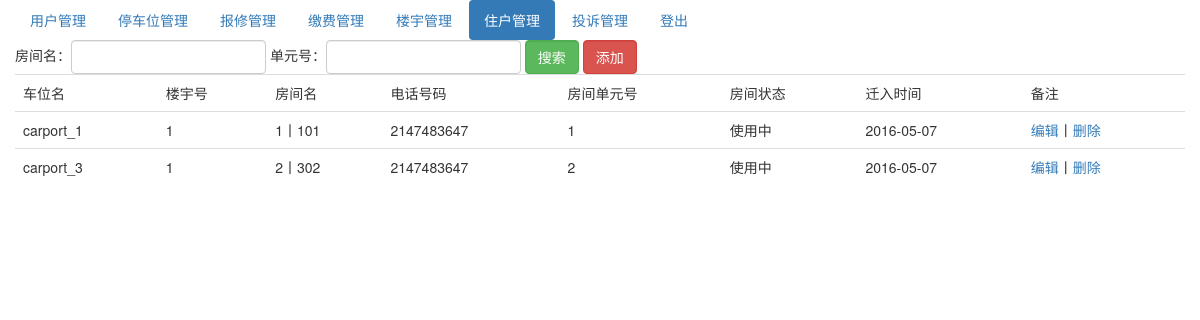
The app's page /index.php/house_admin with its own data.
### tables this page shows
CREATE TABLE IF NOT EXISTS `house` (
  `house_id` int(10) NOT NULL AUTO_INCREMENT,
  `carport_id` int(10) NOT NULL,
  `building_id` int(10) NOT NULL,
  `house_name` varchar(255) NOT NULL,
  `telephone` int(50) NOT NULL,
  `unit_num` int(10) NOT NULL COMMENT '房间单元号',
  `status` tinyint(4) NOT NULL COMMENT '房间状态 10未使用 20使用中',
  `move_in_time` int(10) DEFAULT NULL,
  `move_out_time` int(10) DEFAULT NULL,
  `remark` int(255) DEFAULT NULL,
  PRIMARY KEY (`house_id`)
);

### application/controllers/House_admin.php (called while the page is built, shortened)
<?php
class House_admin extends CI_Controller{
    public function __construct()
    {
        $this->load->helper('url_helper');
    }
    public function index(){
        $this->load->model('house_model');
        $this->load->model('building_model');
        $this->load->model('carport_model');
        $condition=array();
        $house_list=$this->house_model->getHouseList($condition);
        foreach($house_list as $key=>$value){
            $carport_info=$this->carport_model->getCarportInfo(array('carport_id'=>$value['carport_id']));
            $house_list[$key]['carport_name']=$carport_info['carport_name'];
            $building_info=$this->building_model->getBuildingInfo(array('building_id'=>$value['building_id']));
            $house_list[$key]['building_num']=$building_info['building_num'];
        }
        $data=array();
        $data['house_list']=$house_list;
        $this->load->view('templates/header_admin',$data);
        $this->load->view('house_index_admin',$data);
    }
}

### index.php (called while the page is built, shortened)
<?php
require_once BASEPATH.'core/CodeIgniter.php';

### application/models/House_model.php (called while the page is built, shortened)
<?php
class House_model extends CI_Model{
    public function getHouseList($condition=array())
    {
        $query=$this->db->get_where('house',$condition);
        return $query->result_array();
    }
}
?>

### application/models/Carport_model.php (called while the page is built, shortened)
<?php
class Carport_model extends CI_Model{
    public function getCarportInfo($condition){
        $query = $this->db->get_where('carport',$condition);
        return $query->row_array();
    }
}
?>

### application/models/Building_model.php (called while the page is built, shortened)
<?php
class Building_model extends CI_Model{
    public function getBuildingInfo($condition){
        $query = $this->db->get_where('building',$condition);
        return $query->row_array();
    }
}
?>

### application/views/house_index_admin.php (the view, shortened to what this page needs)
<div class="container">
    <div class="row">
        <ul class="nav nav-pills">
            <li role="presentation"><a href="/index.php/member_admin/index">用户管理</a></li>
            <li role="presentation"><a href="/index.php/carport_admin/index">停车位管理</a></li>
            <li role="presentation"><a href="/index.php/repair_admin/index">报修管理</a></li>
            <li role="presentation"><a href="/index.php/charge_admin/index">缴费管理</a></li>
            <li role="presentation"><a href="/index.php/building_admin/index">楼宇管理</a></li>
            <li role="presentation" class="active"><a href="/index.php/house_admin/index">住户管理</a></li>
            <li role="presentation"><a href="/index.php/complain_admin/index">投诉管理</a></li>
            <li role="presentation"><a href="/index.php/Welcome/logout">登出</a></li>
        </ul>
    </div>
    <div class="row">
        <form method="get" class="form-inline" action="/index.php/house_admin/index">
            <div class="form-group">房间名：<input type="text" class="form-control" name="house_name"></div>
            <div class="form-group">单元号：<input type="text" class="form-control" name="unit_num"></div>
            <div class="form-group"><input type="submit" class="form-control btn-success" value="搜索"></div>
            <div class="form-group"><a class="form-control btn-danger" href="/index.php/house_admin/add">添加</a></div>
        </form>
    </div>
    <div class="row">
        <table class="table">
            <tr>
                <td>车位名</td>
                <td>楼宇号</td>
                <td>房间名</td>
                <td>电话号码</td>
                <td>房间单元号</td>
                <td>房间状态</td>
                <td>迁入时间</td>
                <td>备注</td>
            </tr>
            <?php foreach($house_list as $value){ ?>
                <tr>
                    <td><?php echo $value['carport_name']; ?></td>
                    <td><?php echo $value['building_num']; ?></td>
                    <td><?php echo $value['house_name']; ?></td>
                    <td><?php echo $value['telephone']; ?></td>
                    <td><?php echo $value['unit_num']; ?></td>
                    <td><?php if($value['status']==20){echo '使用中';}else{echo '未使用'; }  ?></td>
                    <td><?php echo date('Y-m-d',$value['move_in_time']); ?></td>
                    <td><a href="/index.php/house_admin/showEdit?house_id=<?php echo $value['house_id']; ?>">编辑</a>丨<a href="/index.php/house_admin/delete?house_id=<?php echo $value['house_id']; ?>">删除</a></td>
                </tr>
            <?php } ?>
        </table>
    </div>
</div>

### records on screen
house: carport_name "carport_1", building_num "1", house_name "1丨101", telephone "2147483647", unit_num "1", status "使用中", move_in_time "2016-05-07"
house: carport_name "carport_3", building "1", house_name "2丨302", telephone "2147483647", unit_num "2", status "使用中", move_in_time "2016-05-07"
